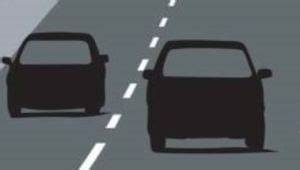
#> input picture 22- Graham Scan (Convex Hull)/car.jpeg, 300 x 170 px
$ python main.py
#> lines starting #> are read from the running program, lines starting #| are printed output that depends on the picture; after the words box and inside, x2 and y2 are one past the last pixel; in counts of white or black regions, pixels touching at a corner belong together
import cv2

img = cv2.imread('car.jpeg')
#> img is the input picture: shape (170, 300, 3); mean B, G, R 92.1, 89, 84.4
gray = cv2.cvtColor(img,cv2.COLOR_BGR2GRAY)
_,thresh = cv2.threshold(gray,0,255,cv2.THRESH_BINARY+cv2.THRESH_OTSU)
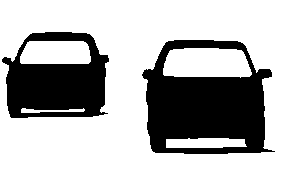
#> thresh: shape (170, 300); 69.9% white; 2 black regions

contours,_ = cv2.findContours(thresh,cv2.RETR_TREE,cv2.CHAIN_APPROX_NONE)
#> contours = 7 contours; box (x1, y1, x2, y2) and area: (0, 0, 300, 170) 50531, (141, 39, 276, 155) 12678, (1, 31, 110, 119) 7850, (163, 48, 252, 78) 2220, (20, 41, 91, 64) 1444, (166, 138, 247, 148) 638, (21, 108, 85, 113) 114

hull = [cv2.convexHull(contour) for contour in contours]
#> hull = 7 contours; box (x1, y1, x2, y2) and area: (0, 0, 300, 170) 50531, (141, 39, 276, 155) 13812, (1, 31, 110, 119) 8378, (163, 48, 252, 78) 2292, (20, 41, 91, 64) 1452, (166, 138, 247, 148) 680, (21, 108, 85, 113) 228
cv2.drawContours(img,hull,-1,(0,255,255),3)
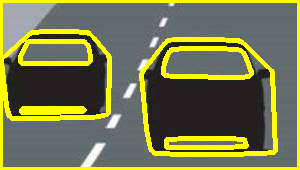
#> img: shape (170, 300, 3); 19.25% of pixels changed, all inside (x1, y1, x2, y2) = (0, 0, 300, 170)

cv2.imshow('image',img)
cv2.imshow('gray',gray)
cv2.imshow('thresh',thresh)

cv2.waitKey(0)
cv2.destroyAllWindows()
